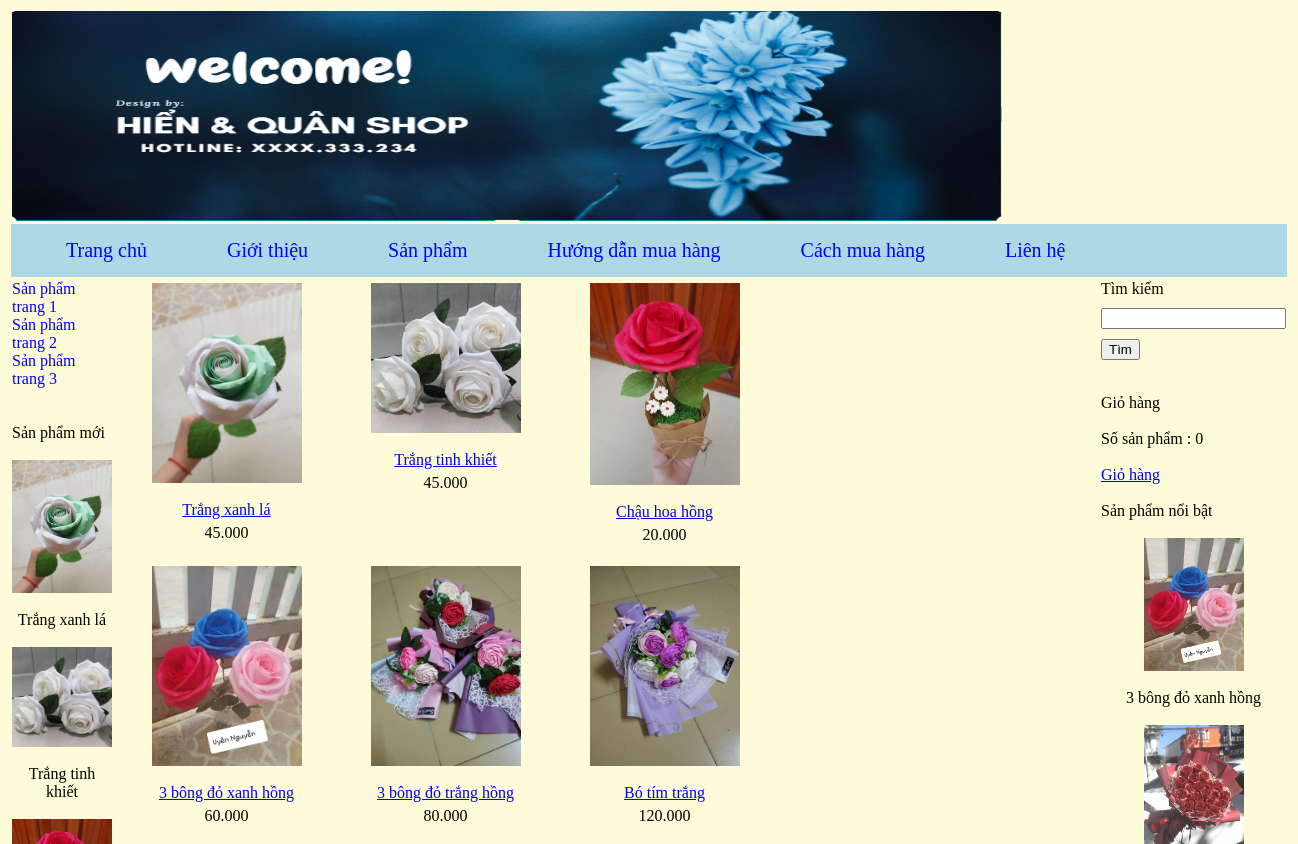
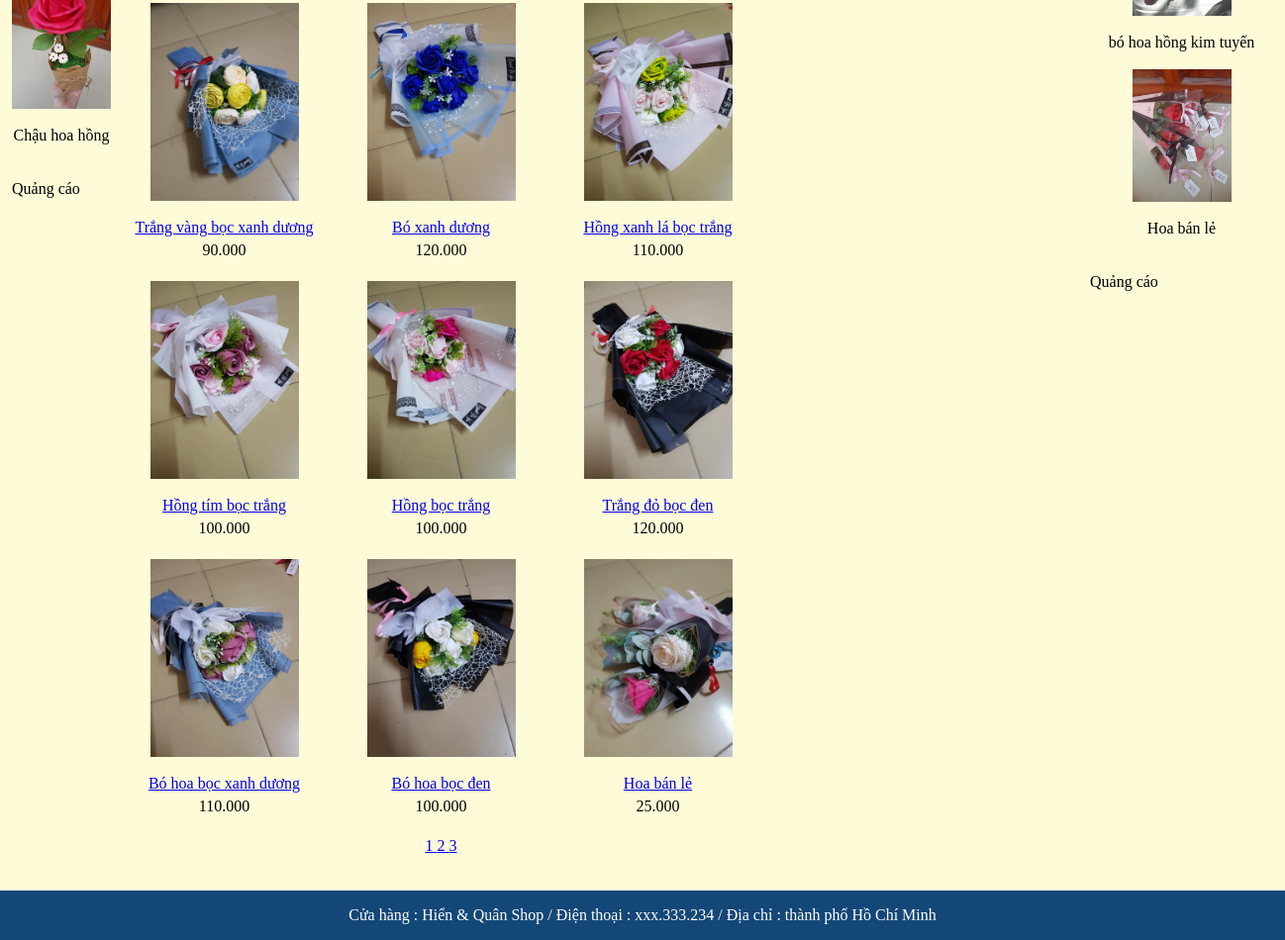
The page /?thamso=xuat_san_pham_2 on the database its author committed (2 pictures, top to bottom).
### tables this page shows
CREATE TABLE IF NOT EXISTS `banner` (	
  `id` int(11) NOT NULL AUTO_INCREMENT,
  `hinh` varchar(256) NOT NULL,
  `rong` varchar(256) NOT NULL,
  `cao` varchar(256) NOT NULL,
  PRIMARY KEY (`id`)
);

CREATE TABLE IF NOT EXISTS `menu_ngang` (
  `id` int(11) NOT NULL AUTO_INCREMENT,
  `ten` varchar(256) NOT NULL,
  `noi_dung` mediumtext NOT NULL,
  `loai_menu` varchar(256) NOT NULL,
  PRIMARY KEY (`id`)
);

CREATE TABLE IF NOT EXISTS `menu_doc` (
  `id` int(11) NOT NULL AUTO_INCREMENT,
  `ten` varchar(256) NOT NULL,
  PRIMARY KEY (`id`)
);

CREATE TABLE IF NOT EXISTS `san_pham` (
  `id` int(11) NOT NULL AUTO_INCREMENT,
  `ten` varchar(256) NOT NULL,
  `gia` int(255) NOT NULL,
  `hinh_anh` varchar(256) NOT NULL,
  `noi_dung` mediumtext NOT NULL,
  `thuoc_menu` int(255) NOT NULL,
  `noi_bat` varchar(256) NOT NULL,
  `trang_chu` varchar(256) NOT NULL,
  `sap_xep_trang_chu` int(255) NOT NULL,
  PRIMARY KEY (`id`)
);

### chuc_nang/san_pham/xuat_toan_bo_san_pham.php (the view)
<?php
	$host='localhost';
	$user='root';
	$pass='';
	$db='ban_hang';
	$link=mysqli_connect($host,$user,$pass,$db) or die('Lỗi kết nối');
	$so_du_lieu=15;
	$tv="select count(*) from san_pham";
	$tv_1=mysqli_query($link,$tv);
	$tv_2=mysqli_fetch_array($tv_1);
	$so_trang=ceil($tv_2[0]/$so_du_lieu);
	if(!isset($_GET['trang'])){$vtbd=0;}else{$vtbd=($_GET['trang']-1)*$so_du_lieu;}
	$tv="select id,ten,gia,hinh_anh,thuoc_menu from san_pham order by id desc limit $vtbd,$so_du_lieu";
	$tv_1=mysqli_query($link,$tv);
	echo "<table>";
	while($tv_2=mysqli_fetch_array($tv_1))
	{
		echo "<tr>";
			for($i=1;$i<=3;$i++)
			{
				echo "<td align='center' width='215px' valign='top' >";
					if($tv_2!=false)
					{
						$link_anh="hinh_anh/san_pham/".$tv_2['hinh_anh'];
						$link_chi_tiet="?thamso=chi_tiet_san_pham&id=".$tv_2['id'];
						$gia=$tv_2['gia'];
						$gia=number_format($gia,0,",",".");
						echo "<a href='$link_chi_tiet' >";
							echo "<img src='$link_anh' width='150px' >";
						echo "</a>";
						echo "<br>";
						echo "<br>";
						echo "<a href='$link_chi_tiet' >";
							echo $tv_2['ten'];
						echo "</a>";
						echo "<div style='margin-top:5px' >";
						echo $gia;
						echo "</div>";
						echo "<br>";
					}
					else
					{
						echo "&nbsp;";
					}
				echo "</td>";
				if($i!=3)
				{
					$tv_2=mysqli_fetch_array($tv_1);
				}
			}
		echo "</tr>";
	}
	echo "<tr>";
		echo "<td colspan='3' align='center' >";
			echo "<div class='phan_trang' >";
				for($i=1;$i<=$so_trang;$i++)
				{
					$link="?thamso=xuat_san_pham_2&trang=".$i;
					echo "<a href='$link' >";
						echo $i;echo " ";
					echo "</a>";
				}
			echo "</div>";
		echo "</td>";
	echo "</tr>";
	echo "</table>";
?>

### chuc_nang/banner/banner.php
<?php
	$host='localhost';
	$user='root';
	$pass='';
	$db='ban_hang';
	$link=mysqli_connect($host,$user,$pass,$db) or die('Lỗi kết nối');
	$tv="select * from banner limit 0,1";
	$tv_1=mysqli_query($link,$tv);
	$tv_2=mysqli_fetch_array($tv_1);
	$link_hinh="hinh_anh/banner/".$tv_2['hinh'];
	echo "<img src='".$link_hinh."' width='".$tv_2['rong']."' height='".$tv_2['cao']."' >";
?>

### chuc_nang/menu_ngang/menu_ngang.php
<?php
		$host='localhost';
	$user='root';
	$pass='';
	$db='ban_hang';
	$link=mysqli_connect($host,$user,$pass,$db) or die('Lỗi kết nối');
	$tv="select id,ten,loai_menu from menu_ngang order by id";
	$tv_1=mysqli_query($link,$tv);
	echo "<div class='menu_ngang' >";
	echo "<a href='index.php'>Trang chủ</a>";
	while($tv_2=mysqli_fetch_array($tv_1))
	{
		if($tv_2['loai_menu']==""){$link_menu="?thamso=xuat_mot_tin&id=".$tv_2['id'];}
		if($tv_2['loai_menu']=="san_pham"){$link_menu="?thamso=xuat_san_pham_2";}
		echo "<a href='$link_menu'>";
			echo $tv_2['ten'];
		echo "</a>";
	}
	echo "</div>";
?>

### chuc_nang/menu_doc/menu_doc.php
<?php
		$host='localhost';
	$user='root';
	$pass='';
	$db='ban_hang';
	$link=mysqli_connect($host,$user,$pass,$db) or die('Lỗi kết nối');
	$tv="select * from menu_doc order by id";
	$tv_1=mysqli_query($link,$tv);
	echo "<div class='menu_doc' >";
	while($tv_2=mysqli_fetch_array($tv_1))
	{
		$link="?thamso=xuat_san_pham&id=".$tv_2['id'];
		echo "<a href='$link'>";
			echo $tv_2['ten'];
		echo "</a>";
	}
	echo "</div>";
?>

### chuc_nang/san_pham/moi.php
<br><br>
Sản phẩm mới <br><br>
<center>
	<?php
		$host='localhost';
	$user='root';
	$pass='';
	$db='ban_hang';
	$link=mysqli_connect($host,$user,$pass,$db) or die('Lỗi kết nối');
		$tv="select id,ten,hinh_anh from san_pham order by id desc limit 0,3";
		$tv_1=mysqli_query($link,$tv);
		while($tv_2=mysqli_fetch_array($tv_1))
		{
			$link_anh="hinh_anh/san_pham/".$tv_2['hinh_anh'];
			$link_chi_tiet="?thamso=chi_tiet_san_pham&id=".$tv_2['id'];
			echo "<a href='$link_chi_tiet' >";
				echo "<img src='$link_anh' width='100px' >";
			echo "</a>";
			echo "<br><br>";
			echo $tv_2['ten'];
			echo "<br>";
			echo "<br>";
		}
	?>
</center>

### chuc_nang/san_pham/noi_bat.php
<br><br>
Sản phẩm nổi bật <br><br>
<center>
	<?php
		$host='localhost';
	$user='root';
	$pass='';
	$db='ban_hang';
	$link=mysqli_connect($host,$user,$pass,$db) or die('Lỗi kết nối');
		$tv="select id,ten,hinh_anh from san_pham where noi_bat='co' order by id desc limit 0,3";
		$tv_1=mysqli_query($link,$tv);
		while($tv_2=mysqli_fetch_array($tv_1))
		{
			$link_anh="hinh_anh/san_pham/".$tv_2['hinh_anh'];
			$link_chi_tiet="?thamso=chi_tiet_san_pham&id=".$tv_2['id'];
			echo "<a href='$link_chi_tiet' >";
				echo "<img src='$link_anh' width='100px' >";
			echo "</a>";
			echo "<br><br>";
			echo $tv_2['ten'];
			echo "<br>";
			echo "<br>";
		}
	?>
</center>

### index.php (style rules this page uses)
div.menu_ngang a { color:blue; margin-left: 40px; margin-right: 40px; text-decoration: none; font-size:20px; }
div.menu_doc a { color:blue; text-decoration: none; display:block; }
body { background-color: #fefbd8; }

### rows shown on the page
banner: hinh (picture)
menu_ngang: ten "Giới thiệu"
menu_ngang: ten "Sản phẩm"
menu_ngang: ten "Hướng dẫn mua hàng"
menu_ngang: ten "Cách mua hàng"
menu_ngang: ten "Liên hệ"
menu_doc: ten "Sản phẩm trang 1"
menu_doc: ten "Sản phẩm trang 2"
menu_doc: ten "Sản phẩm trang 3"
san_pham: hinh_anh (picture), ten "Trắng xanh lá", gia "45.000"
san_pham: hinh_anh (picture), ten "Trắng tinh khiết", gia "45.000"
san_pham: hinh_anh (picture), ten "Chậu hoa hồng", gia "20.000"
san_pham: hinh_anh (picture), ten "3 bông đỏ xanh hồng", gia "60.000"
san_pham: hinh_anh (picture), ten "3 bông đỏ trắng hồng", gia "80.000"
san_pham: hinh_anh (picture), ten "Bó tím trắng", gia "120.000"
san_pham: hinh_anh (picture), ten "Trắng vàng bọc xanh dương", gia "90.000"
san_pham: hinh_anh (picture), ten "Bó xanh dương", gia "120.000"
san_pham: hinh_anh (picture), ten "Hồng xanh lá bọc trắng", gia "110.000"
san_pham: hinh_anh (picture), ten "Hồng tím bọc trắng", gia "100.000"
san_pham: hinh_anh (picture), ten "Hồng bọc trắng", gia "100.000"
san_pham: hinh_anh (picture), ten "Trắng đỏ bọc đen", gia "120.000"
san_pham: hinh_anh (picture), ten "Bó hoa bọc xanh dương", gia "110.000"
san_pham: hinh_anh (picture), ten "Bó hoa bọc đen", gia "100.000"
san_pham: hinh_anh (picture), ten "Hoa bán lẻ", gia "25.000"
san_pham: hinh_anh (picture), ten "bó hoa hồng kim tuyến"
san_pham: hinh_anh (picture), ten "Hoa bán lẻ"

### other values the page prints
$so_luong "0"
